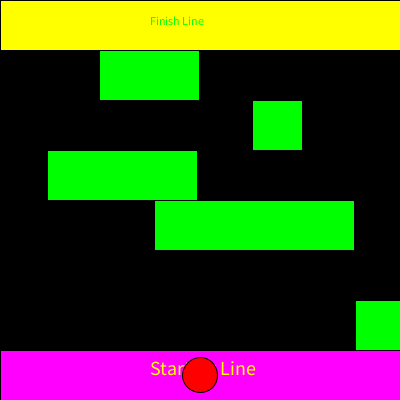
Frame 1 (no input)
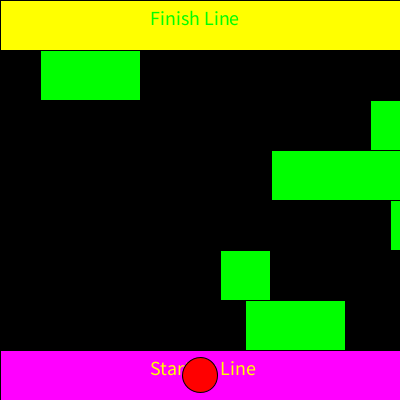
Frame 60 (the mouse pressed at the canvas centre just before this capture)
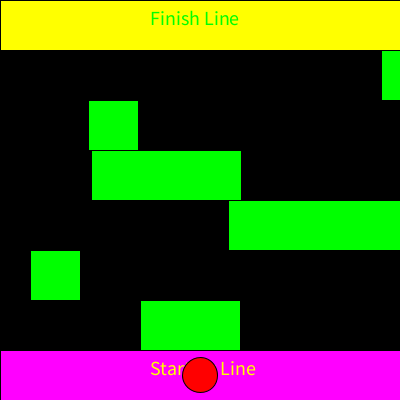
Frame 120 (the mouse held since frame 60 and released just before this capture)

The Processing sketch that drew these frames (run headless with seeded random() and noise(); from frame 60 on, the mouse is pressed at the canvas centre):

// Processing sketch: ForggerSolution
// ── ForggerSolution.pde
int frogX = 200; 
int frogY = 375; 
Car car1; 
Car car2; 
Car car3; 
Car car4; 
Car car5; 
Car car6; 

//Creating a Car Object
class Car
{
  int xPos;
  int yPos; 
  int size; 
  int speed;

  //Constructor
  Car(int xpos, int ypos, int carSize, int carSpeed)
  {
    this.xPos = xpos; 
    this.yPos = ypos; 
    this.speed = carSpeed;
    this.size = carSize; 

    fill(0, 255, 0); 
    rect(xPos, yPos, carSize, 50);
  }  

  //Method to move car to the right
  void driveRight()
  {
    xPos += speed; 
    if(xPos > 400){
      xPos = 0; 
    }    
  }

 //Method to move car to the left
  void driveLeft()
  {
    xPos -= speed; 
    if(xPos < 0){
      xPos = 400; 
    } 
  }

  //display new car in their new location
  void display() 
  {
    fill(0,255,0);
    rect(xPos, yPos, size, 50);
  }
}

void setup()
{
  size(400,400); 

  //Make cars
  car1 = new Car( 100, 50, 100, 1); 
  car2 = new Car( 250,100, 50, 2); 
  car3 = new Car( 50, 150, 150, 3); 
  car4 = new Car( 150, 200, 200, 4); 
  car5 = new Car( 0, 250, 50, 10); 
  car6 = new Car( 350, 300, 100, 5);
}

void draw()
{ 
  background(0,0,0); 

  //finish line
  fill(255,255,0); 
  rect(0,0,400,50); 

  fill(0,255,0);
  text("Finish Line", 150, 25); 
  textSize(20); 

  //start line
  fill(255, 0,255); 
  rect(0,350,400,50); 

  fill(255,255,0);
  text("Starting Line", 150, 375); 
  textSize(20); 

  //frog beginning coordinates 
  fill(255, 0, 0); 
  ellipse(frogX,frogY,35,35); 

  keepFrogInCanvas(); 

  //even cars go right
  //odd cars go right
  car1.driveLeft(); 
  car1.display(); 

  car2.driveRight(); 
  car2.display(); 

  car3.driveLeft(); 
  car3.display(); 

  car4.driveRight(); 
  car4.display(); 

  car5.driveLeft(); 
  car5.display(); 

  car6.driveRight(); 
  car6.display();

  //Checks that frog does not touch any of the cars 
  if(intersects(car1)||intersects(car2)||intersects(car3)
    ||intersects(car4)||intersects(car5)||intersects(car6))
    {
      resetFrog(); 
    }

  //finish the game
  gameFinishBanner(); 
}

//Puts frog to starting position
void resetFrog()
{
  frogX = 200; 
  frogY = 375; 
}

//Text shows up
void gameFinishBanner()
{
  if(frogY < 50){
    fill(0,0,255);
    rect(0,0, 400, 400);

    fill(255,0,0); 
    text("YOU WIN!!!",150, 150); 

    textSize(100); 
  }
}

//Checks if frog and car intersects
boolean intersects(Car car) 
{
  //start/finish line   -------- Cars
  if ((frogY > car.yPos && frogY < car.yPos+50) && (frogX > car.xPos && frogX < car.xPos+car.size))
      return true;
  else 
    return false;
}

//make sure frog is always in boundary of the canvas 
void keepFrogInCanvas()
{
  if(frogX > 400){
    frogX = 375; 
  }

  if(frogY > 400){
    frogY = 375; 
  }

  if(frogX < 25){
    frogX = 25; 
  }

  if(frogY < 25){
    frogY = 25; 
  }
}

//gives the frog movement
void keyPressed()
{
  if(key == CODED){
      if(keyCode == UP)
      {
       frogY-=50; 
      }
      else if(keyCode == DOWN)
      {
        frogY+=50; 
      }
      else if(keyCode == RIGHT)
      {
        frogX+=50; 
      }
      else if(keyCode == LEFT)
      {
        frogX-=50; 
      }
  }
} 
